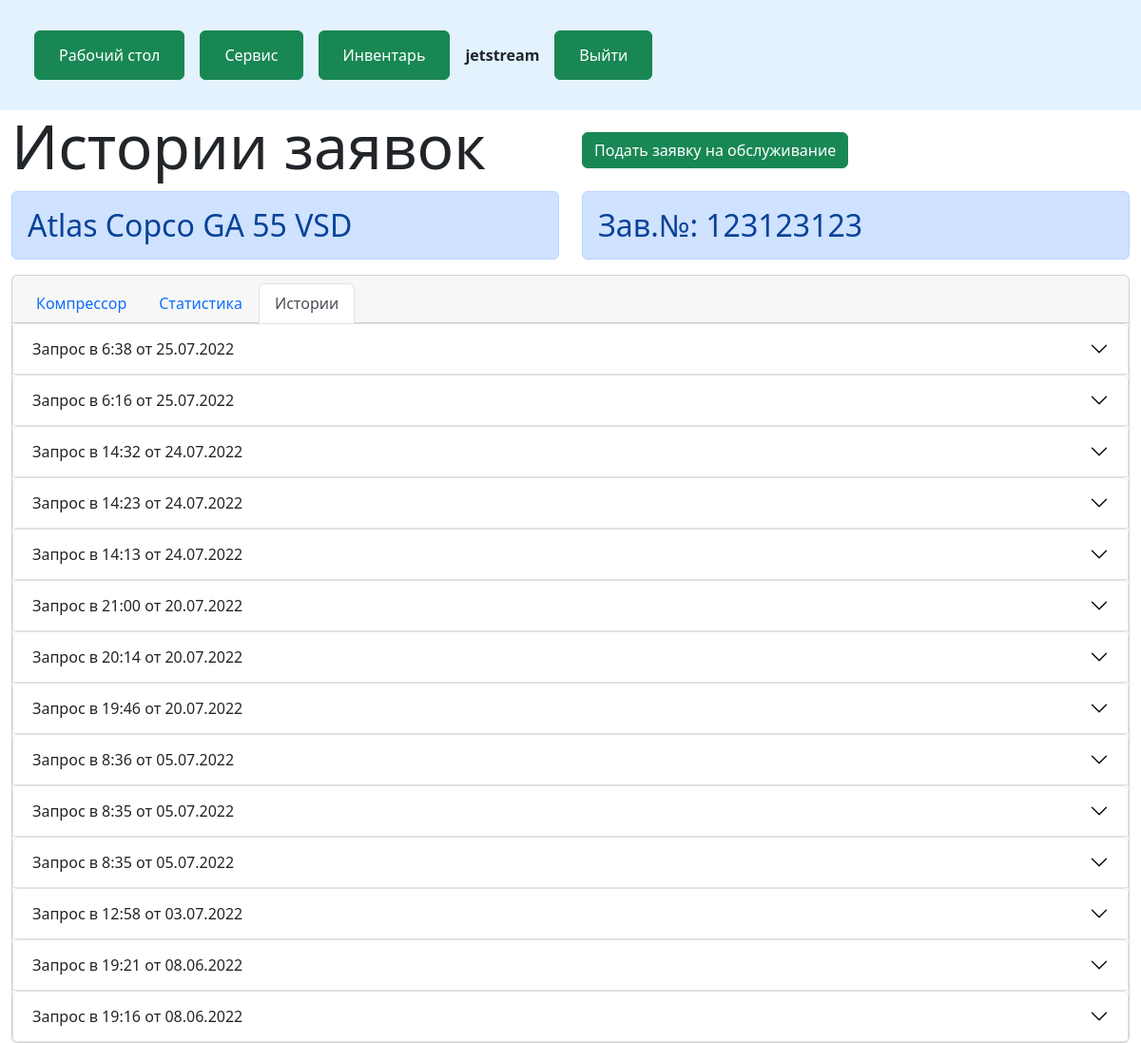
Before: /service/compressor/1/history_request/ (signed in) with the older database file.
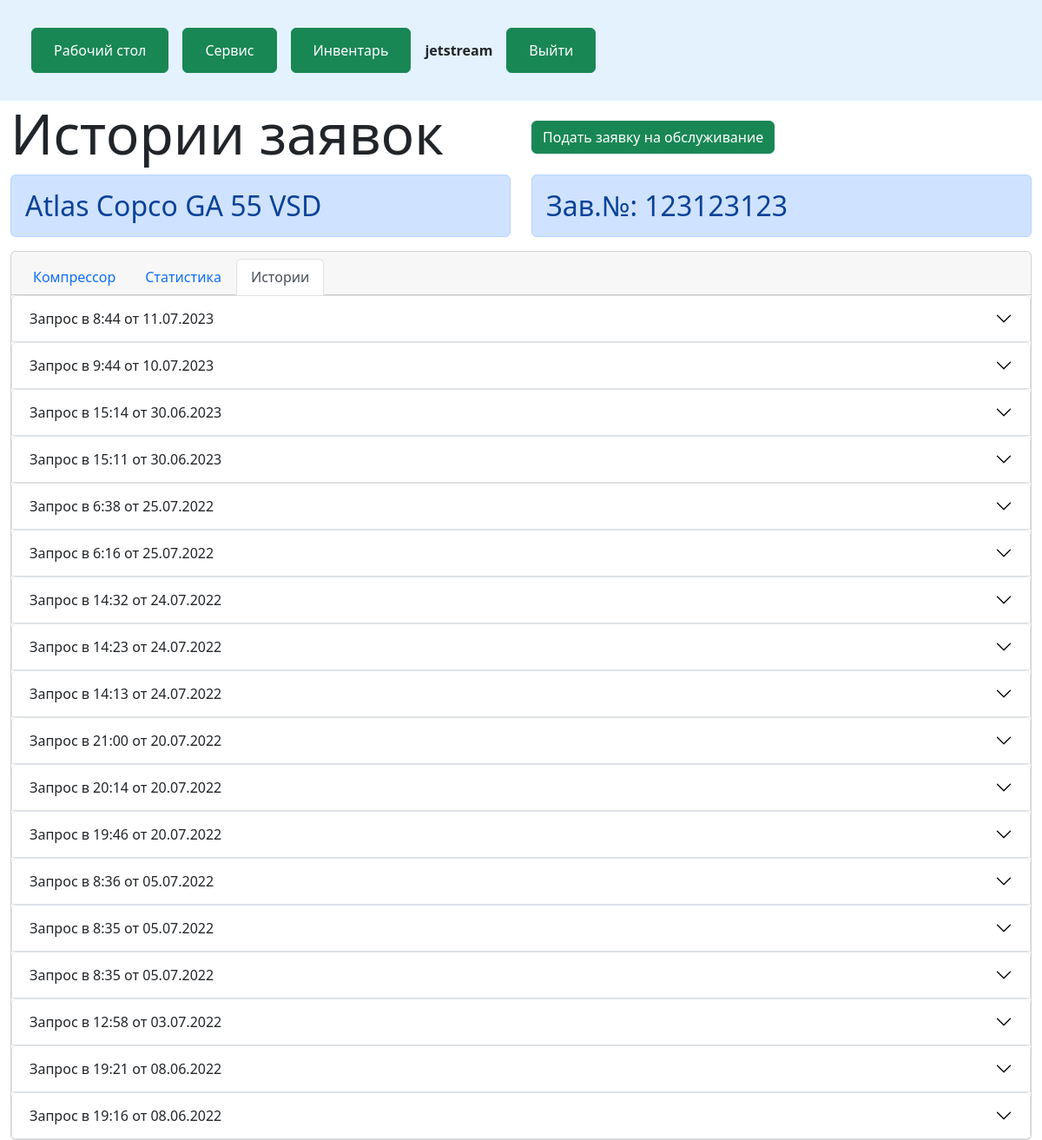
After: the same page with the newer database file.
### service/models.py (models this page shows, shortened)
class History_request(models.Model):
    author = models.ForeignKey(User, on_delete=models.CASCADE)
    room = models.ForeignKey('desktop.Room', null=True, blank=True, on_delete=models.PROTECT, verbose_name='Помещение')
    compressor = models.ForeignKey('desktop.Compressor', on_delete=models.PROTECT, verbose_name='Компрессор')
    text_open = models.CharField(max_length=200, null=True, blank=True, verbose_name='Возникшая проблема')
    text_close = models.CharField(max_length=200, null=True, blank=True, verbose_name='Решение проблемы')
    mehanical_assembly = models.BooleanField(default=False, verbose_name='Механический узел')
    mehanical_assembly_text = models.CharField(max_length=200, null=True, blank=True, verbose_name='Описание проблемы')
    mehanical_assembly_shut = models.CharField(max_length=200, null=True, blank=True, verbose_name='Решение проблемы')
    electrical_assembly = models.BooleanField(default=False, verbose_name='Электрический узел')
    electrical_assembly_text = models.CharField(max_length=200, null=True, blank=True, verbose_name='Описание проблемы')
    electrical_assembly_shut = models.CharField(max_length=200, null=True, blank=True, verbose_name='Решение проблемы')
    oil_assembly = models.BooleanField(default=False, verbose_name='Масляная система')
    oil_assembly_text = models.CharField(max_length=200, null=True, blank=True, verbose_name='Описание проблемы')
    oil_assembly_shut = models.CharField(max_length=200, null=True, blank=True, verbose_name='Решение проблемы')
    air_assembly = models.BooleanField(default=False, verbose_name='Воздушная система')
    air_assembly_text = models.CharField(max_length=200, null=True, blank=True, verbose_name='Описание проблемы')
    air_assembly_shut = models.CharField(max_length=200, null=True, blank=True, verbose_name='Решение проблемы')
    another = models.BooleanField(default=False, verbose_name='Другое')
    another_text = models.CharField(max_length=200, null=True, blank=True, verbose_name='Описание проблемы')
    another_shut = models.CharField(max_length=200, null=True, blank=True, verbose_name='Решение проблемы')
    status = models.BooleanField(default=False)
    created_date = models.DateTimeField(default=timezone.now)
    class Meta:
        verbose_name = 'История заявок'
        verbose_name_plural = 'История заявок'
        ordering = ['-created_date']

### service/views.py (the view)
# urls.py: path('compressor/<int:id>/history_request/', views.history_request, name='history_request'),
@login_required
def history_request(request, id=""):
    posts = History_request.objects.filter(compressor = id).order_by('-created_date')
    compressor = Compressor.objects.get(id = id)
    context = {
        'posts': posts,
        'compressor': compressor,
        'menu': menu,
        'title': 'Истории заявок'
    }
    return render(request, 'service/history_request.html', context=context)

### service/templates/service/history_request.html (shortened to what this page needs)
{% extends 'desktop/base.html' %}
{% block content %}
<div class="container-fluid">
<div class="row">
  <div class="col-lg-6 col-md-12 ">
    <h1 class="display-3">{{ title }}</h1>
  </div>
  <div class="col-lg-6 align-self-center mb-2 mt-2">
    <a class="btn btn-success" href="{% url 'add_request' %}">Подать заявку на обслуживание</a>
  </div>
</div>
<div class="row">
  <div class="col-lg-6 col-md-12 ">
    <h2 class="alert alert-primary">{{compressor.compressor_model.compressor_lable.name}} {{compressor.compressor_model.name}}</h2>
  </div>
  <div class="col-lg-6 align-self-center">
    <h2 class="alert alert-primary" role="alert">Зав.№: {{compressor.api}}</h2>
  </div>
</div>
<div class="card">
  <div class="card-header">
    <ul class="nav nav-tabs card-header-tabs">
      <li class="nav-item">
        <a class="nav-link" aria-current="true" href="{% url 'compressor' compressor.id %}">Компрессор</a>
      </li>
      <li class="nav-item">
        <a class="nav-link" href="{% url 'statistic' compressor.id %}">Статистика</a>
      </li>
      <li class="nav-item">
        <a class="nav-link active" href="{% url 'history' compressor.id %}">Истории</a>
      </li>
    </ul>
  </div>
  <div class="card-body p-0">
	{% for post in posts %}
	<div class="accordion" id="accordionBasic">
	  <div class="accordion-item">
	    <h2 class="accordion-header" id="headingOne">
	      <button class="accordion-button collapsed" type="button" data-bs-toggle="collapse" data-bs-target="#collapseOne{{ post.id }}" aria-expanded="true" aria-controls="collapseOne{{ post.id }}">Запрос в {{ post.created_date|date:"G:i от d.m.Y" }}</button>
	    </h2>
	  </div>
	  {% empty %}
	  <p>Заявок еще не было.</p>
	</div>
	{% endfor %}
  </div>
</div>
{% endblock %}

### desktop/templates/desktop/base.html (shortened to what this page needs)
{% load static %}
<!DOCTYPE html>
<html>
<head>
  {% load static %}
  <link rel="stylesheet" type="text/css" href="{% static 'desktop/css/bootstrap.min.css'%}">
  <link rel="stylesheet" type="text/css" href="{% static 'desktop/css/custom.css'%}">
  <link rel="stylesheet" type="text/css" href="{% static 'desktop/css/request_form.css'%}">
</head>
<body>
{% block mainmenu %}
<header id="header">
<nav class="navbar navbar-expand-lg navbar-light" style="background-color: #e3f2fd;">
  <div class="container-fluid">
    <div class="navbar-collapse collapse disable m-3" id="navbarLight" style="">
      <ul class="navbar-nav me-auto mb-2 mb-xl-0">
        {% for m in menu %}
        <li class="nav-item m-2">
          <button type="button" class="btn btn-success"><a class="btn btn-success" href="{% url m.url_name %}">{{ m.title }}</a></button>
        </li>
        {% endfor %}
        {% if request.user.is_authenticated %}
          <b class="align-self-center m-2">{{ user.username }}</b>
          <li class="nav-item m-2">
            <button type="button" class="btn btn-success"><a class="btn btn-success" href="{% url 'logout' %}">Выйти</a></button>
          </li>
        {% endif %}
      </ul>
    </div>
  </div>
</nav>
</header>
{% endblock mainmenu %}
{% block content %}
{% endblock content %}
</body>
</html>

Changed rows visible on the page:
added History_request: created_date "8:44 от 11.07.2023"
added History_request: created_date "9:44 от 10.07.2023"
added History_request: created_date "15:14 от 30.06.2023"
added History_request: created_date "15:11 от 30.06.2023"
